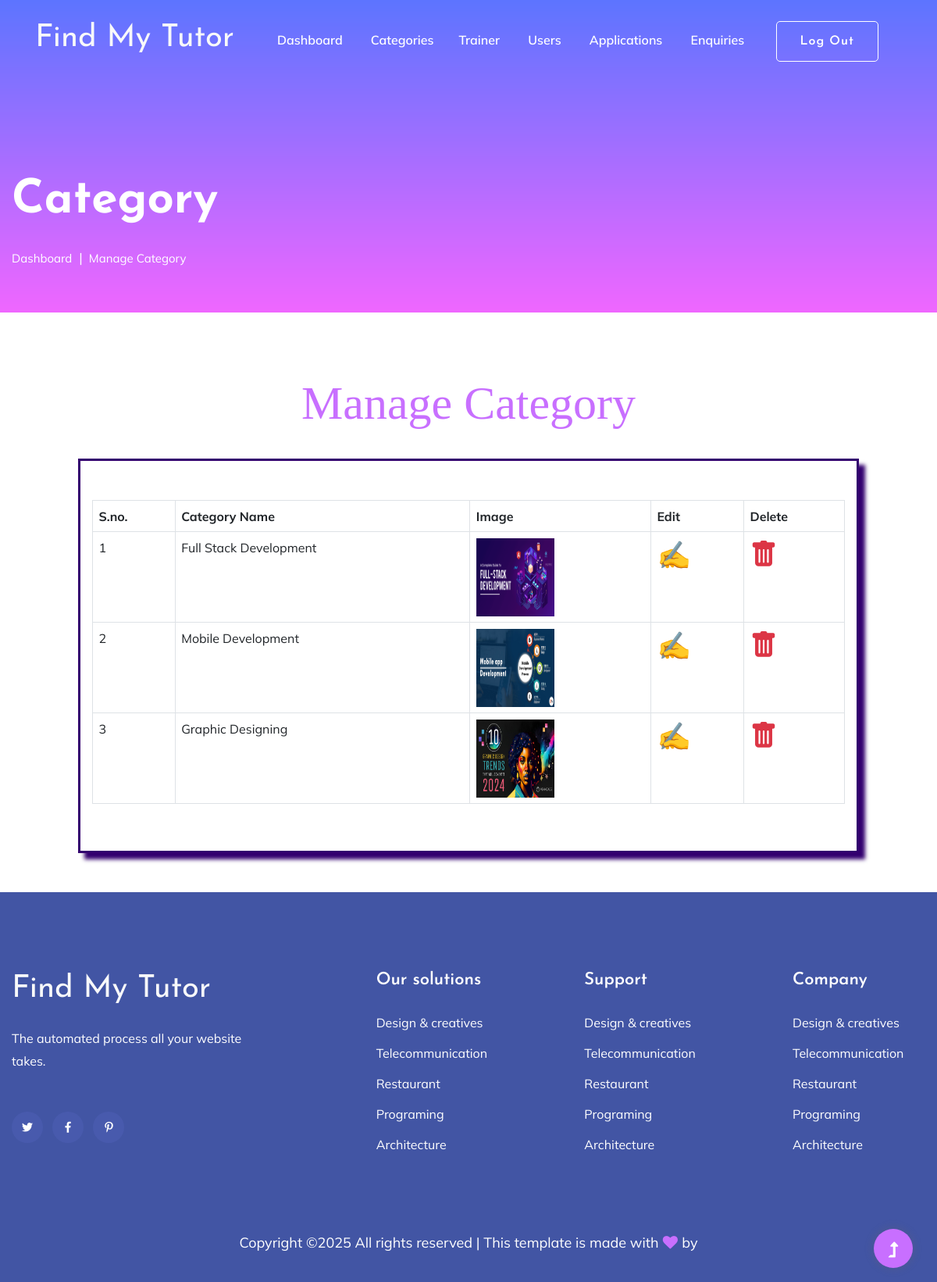
Screenshot of /admin/manage_category.php with the database file from the repository.
### tables this page shows
CREATE TABLE `categories` (
  `id` int(255) NOT NULL,
  `category_name` varchar(255) NOT NULL,
  `image` varchar(255) NOT NULL,
  `status` varchar(255) NOT NULL DEFAULT 'active',
  `created_at` timestamp(6) NOT NULL DEFAULT current_timestamp(6) ON UPDATE current_timestamp(6)
);

### admin/manage_category.php (the view, shortened to what this page needs)
<?php include "admin_header.php" ?>
<main>
    <section class="slider-area slider-area2">
        <div class="slider-active">
            <div class="single-slider slider-height2">
                <div class="container">
                    <div class="row">
                        <div class="col-xl-8 col-lg-11 col-md-12">
                            <div class="hero__caption hero__caption2">
                                <h1 data-animation="bounceIn" data-delay="0.2s">Category</h1>
                                <nav aria-label="breadcrumb">
                                    <ol class="breadcrumb">
                                        <li class="breadcrumb-item"><a href="dashboard.php">Dashboard</a></li>
                                        <li class="breadcrumb-item"><a href="manage_category.php">Manage Category</a></li>
                                    </ol>
                                </nav>
                            </div>
                        </div>
                    </div>
                </div>
            </div>
        </div>
    </section>
    <section class="contact-section">
        <div class="container">
            <div class="row">
                <div class="col-12">
                    <h1 class="tittle display-1 text-center">Manage Category</h1>
                </div>
                <div class="col-lg-10 offset-md-1 mt-5 box1">
                <table class="table table-bordered table-hover">
                  <tr>
                    <th>S.no.</th>
                    <th>Category Name</th>
                    <th>Image</th>
                    <th>Edit</th>
                    <th>Delete</th>
                  </tr>
                  <?php
                  $s=1;
                  include "config.php";
                  $query="select * from `categories`";
                  $result=mysqli_query($con,$query);
                  while($row=mysqli_fetch_array($result)){
                  ?>
                  <tr>
                    <td><?php echo $s;?></td>
                    <td><?php echo $row['category_name'];?></td>
                    <td><img src="../upload/<?php echo $row['image'] ?>" height="100" width="100"></td>
                    <td><a class="text-primary display-4" href="category_edit.php?id=<?php echo $row['id']?>">&#9997;</a></td>
                    <td><a class="text-danger display-4" href="category_delete.php?id=<?php echo $row['id']?>"><i class="bi bi-trash-fill"></i></a></td>
                  </tr>
                <?php $s++; } ?>
                </table>
                </div>
            </div>
        </div>
    </section>
</main>
<?php include "footer.php" ?>

### admin/mystyle.css (style rules this page uses)
.tittle { font-family: fantasy; color: rgb(200, 111, 255); }
.box1 { border: 3px solid #33006F; padding: 50px; box-shadow: 8px 8px 5px #33006F; }

### rows the page displays
categories: category_name "Full Stack Development", image (picture)
categories: category_name "Mobile Development", image (picture)
categories: category_name "Graphic Designing", image (picture)
